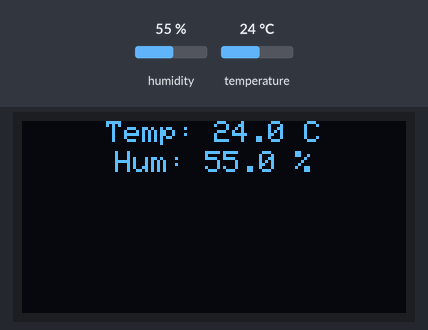
Bench run of a sketch on a simulated ESP32. Shown: 128×64 one-colour display. The inputs (shaded band) are chosen by the test bench; at power-on: humidity 55 %, temperature 24 °C. WiFi joins after 1.5 s; servers stay silent unless stated; uploads are accepted with an empty reply; what the sketch prints to the serial monitor is not drawn.

Above: at 10.6 s.
10.7 s: humidity set to 22 %
At 20.4 s:
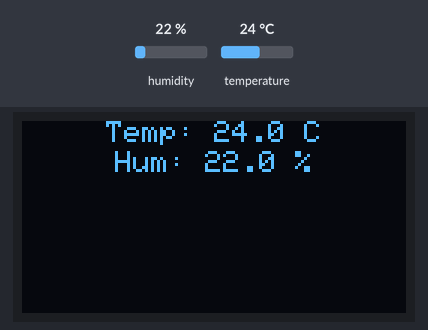
24.5 s: temperature set to 12 °C
At 30.5 s:
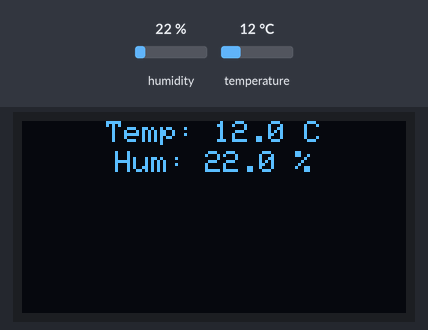
38.3 s: humidity set to 40 %
At 40.5 s:
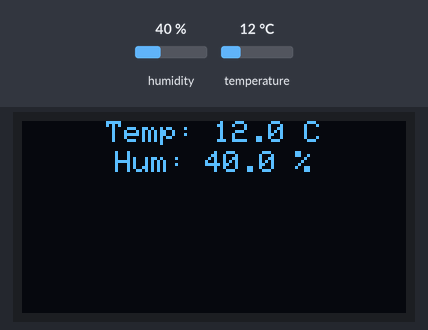
52.1 s: temperature set to 19 °C
Timing chart, 0 to 55.1 s (numbered marks = the images above; inputs shaded):
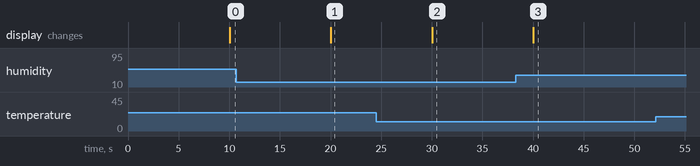

Measured:
- after the input at 10.7 s, the display: changes after 9.3 s (image 1)
- after the input at 24.5 s, the display: changes after 5.5 s (image 2)
- after the input at 38.3 s, the display: changes after 1.7 s (image 3)

The sketch:

esp32send.ino
```cpp
#include "config.h"
#include <WiFi.h>
#include <HTTPClient.h>
#include <Wire.h>
#include <DHT.h>
#include <Adafruit_SSD1306.h>
#include <Adafruit_GFX.h>
#include <ArduinoJson.h>

// Initialize DHT sensor
DHT dht(DHTPIN, DHT22);

// Initialize display
Adafruit_SSD1306 display(SCREEN_WIDTH, SCREEN_HEIGHT, &Wire, OLED_RESET);

// Global variables
String lastOcrText = "";
unsigned long lastReadTime = 0;
int wifiRetryCount = 0;

void setup() {
  // Initialize Serial
  Serial.begin(SERIAL_BAUD);
  Serial.println("ESP32 Temperature & Humidity Monitor");

  // Initialize I2C for OLED
  Wire.begin(OLED_SDA, OLED_SCL);

  // Initialize DHT sensor
  dht.begin();

  // Initialize display
  if(!display.begin(SSD1306_SWITCHCAPVCC, SCREEN_ADDRESS)) {
    Serial.println(F("SSD1306 allocation failed"));
    for(;;); // Don't proceed, loop forever
  }

  initDisplay();
  setupWiFi();
}

void loop() {
  unsigned long currentTime = millis();

  // Read sensor every SENSOR_READ_INTERVAL
  if (currentTime - lastReadTime >= SENSOR_READ_INTERVAL) {
    lastReadTime = currentTime;

    // Read and validate sensor data
    float temperature = dht.readTemperature();
    float humidity = dht.readHumidity();

    if (!isValidReading(temperature, humidity)) {
      Serial.println("Failed to read from DHT sensor or invalid readings!");
      return;
    }

    // Update display with sensor data
    updateDisplay(temperature, humidity, lastOcrText);

    // Send data to server
    if (WiFi.status() == WL_CONNECTED) {
      postSensorData(temperature, humidity);
      getAndDisplayOCR();
      wifiRetryCount = 0; // Reset retry count on successful connection
    } else {
      Serial.println("WiFi disconnected, attempting to reconnect...");
      setupWiFi();
    }
  }
}

bool isValidReading(float temp, float hum) {
  // Check for NaN
  if (isnan(temp) || isnan(hum)) return false;

  // Check ranges (similar to original implementation)
  if (temp < -40.0 || temp > 80.0) return false;
  if (hum < 0.0 || hum > 100.0) return false;

  return true;
}

void initDisplay() {
  display.clearDisplay();
  display.setTextSize(1);
  display.setTextColor(SSD1306_WHITE);
  display.dim(false); // Full brightness
  display.setTextWrap(true);
  display.display();
}

void setupWiFi() {
  WiFi.begin(WIFI_SSID, WIFI_PASSWORD);
  Serial.print("Connecting to WiFi");

  while (WiFi.status() != WL_CONNECTED && wifiRetryCount < 20) {
    delay(500);
    Serial.print(".");
    wifiRetryCount++;
  }

  if (WiFi.status() == WL_CONNECTED) {
    Serial.println("\nConnected to WiFi");
    Serial.println("IP address: " + WiFi.localIP().toString());
  } else {
    Serial.println("\nFailed to connect to WiFi");
  }
}

void updateDisplay(float temperature, float humidity, String ocrText) {
  display.clearDisplay();

  // Calculate text positions (similar to original implementation)
  char tempText[16];
  char humText[16];
  snprintf(tempText, sizeof(tempText), "Temp: %.1f C", temperature);
  snprintf(humText, sizeof(humText), "Hum: %.1f %%", humidity);

  int16_t x1, y1;
  uint16_t w, h;

  // Center temperature text
  display.getTextBounds(tempText, 0, 0, &x1, &y1, &w, &h);
  int x_temp = (SCREEN_WIDTH - w) / 2;
  display.setCursor(x_temp, 0);
  display.print(tempText);

  // Center humidity text
  display.getTextBounds(humText, 0, 0, &x1, &y1, &w, &h);
  int x_hum = (SCREEN_WIDTH - w) / 2;
  display.setCursor(x_hum, 10);
  display.print(humText);

  // Display OCR text with proper formatting
  if (ocrText.length() > 0) {
    String ocr_display = "OCR: " + ocrText;
    display.getTextBounds(ocr_display.c_str(), 0, 0, &x1, &y1, &w, &h);
    int x_ocr = (SCREEN_WIDTH - w) / 2;
    display.setCursor(x_ocr, 20);
    display.print(ocr_display);
  }

  display.display(); // Important: update display buffer
}

void postSensorData(float temperature, float humidity) {
  HTTPClient http;
  http.setTimeout(HTTP_TIMEOUT);

  String postData = "temp=" + String(temperature, 1) + "&hum=" + String(humidity, 1);

  http.begin(POST_URL);
  http.addHeader("Content-Type", "application/x-www-form-urlencoded");

  int httpResponseCode = http.POST(postData);

  if (httpResponseCode > 0) {
    Serial.println("HTTP Response code: " + String(httpResponseCode));
    String response = http.getString();
    Serial.println("Response: " + response);
  } else {
    Serial.println("Error on sending POST: " + String(httpResponseCode));
  }

  http.end();
}

void getAndDisplayOCR() {
  HTTPClient http;
  http.setTimeout(HTTP_TIMEOUT);

  http.begin(GET_URL);

  int httpResponseCode = http.GET();

  if (httpResponseCode > 0) {
    String response = http.getString();

    // Parse JSON response
    StaticJsonDocument<512> doc;
    DeserializationError error = deserializeJson(doc, response);

    if (!error && doc["status"] == "success" && doc["latest_ocr_result"]) {
      const char* ocr_text = doc["latest_ocr_result"]["ocr_text"];
      if (ocr_text) {
        lastOcrText = String(ocr_text);
        updateDisplay(dht.readTemperature(), dht.readHumidity(), lastOcrText);
      }
    } else {
      Serial.println("Error parsing JSON or no OCR result");
    }
  } else {
    Serial.println("Error getting OCR: " + String(httpResponseCode));
  }

  http.end();
}
```

config.h
```cpp
#ifndef ESP32_CONFIG_H
#define ESP32_CONFIG_H

// Pin Definitions
#define DHTPIN 2
#define OLED_SDA 21
#define OLED_SCL 22

// Display Configuration
#define SCREEN_WIDTH 128
#define SCREEN_HEIGHT 64
#define OLED_RESET -1
#define SCREEN_ADDRESS 0x3C

// Network Configuration
#define WIFI_SSID "duy"
#define WIFI_PASSWORD "11111111"

// Server URLs
#define POST_URL "http://192.168.1.2/iotdigi-main/post.php"
#define GET_URL "http://192.168.1.2/iotdigi-main/get.php"

// Timing Configuration
#define SENSOR_READ_INTERVAL 10000  // 10 seconds
#define HTTP_TIMEOUT 5000           // 5 seconds
#define SERIAL_BAUD 115200

#endif // ESP32_CONFIG_H
```
